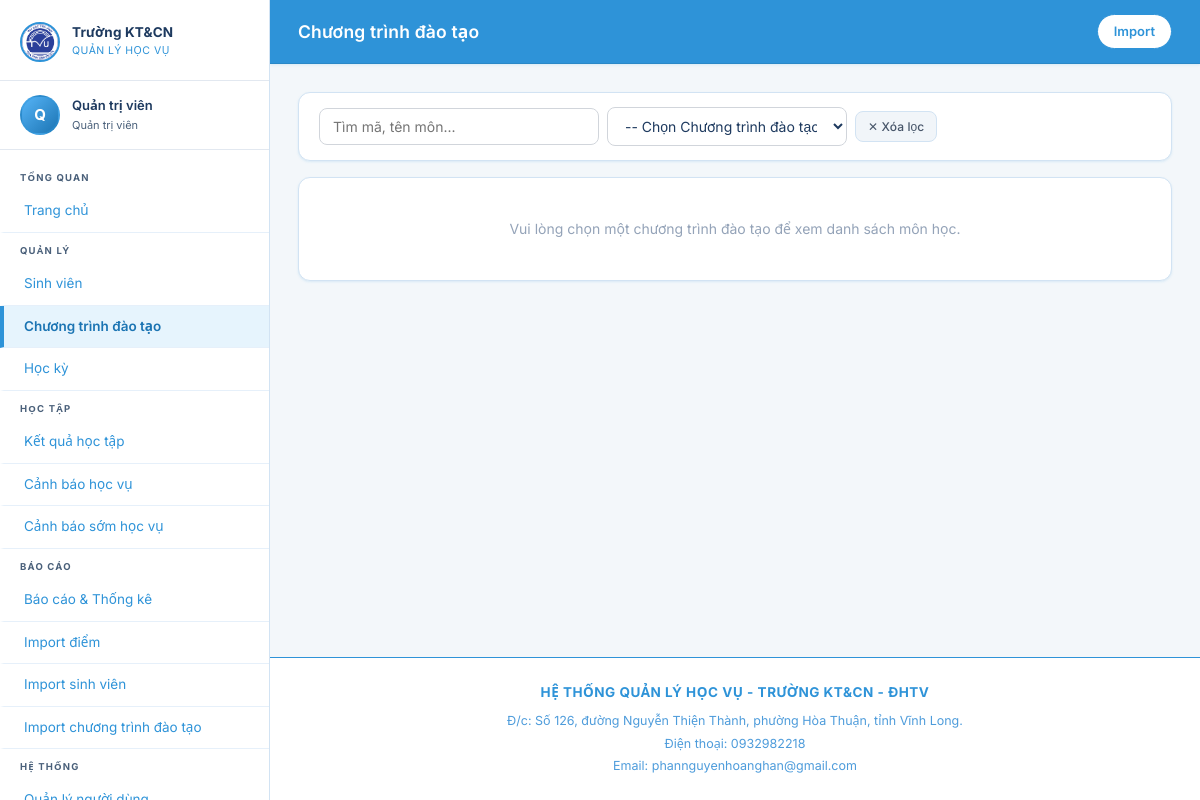
The page /students/monhoc/ (signed in) on the database its author committed.
### accounts/models.py (models this page shows, shortened)
class CustomUser(AbstractUser):
    ROLE_CHOICES = [
        ('admin', 'Quản trị viên'),
        ('giaovu', 'Giáo vụ'),
        ('covan', 'Cố vấn học tập'),
        ('sinhvien', 'Sinh viên'),
    ]
    role = models.CharField(max_length=20, choices=ROLE_CHOICES, default='sinhvien', verbose_name='Vai trò')
    full_name = models.CharField(max_length=200, blank=True, verbose_name='Họ và tên')
    phone = models.CharField(max_length=15, blank=True, verbose_name='Số điện thoại')
    class Meta:
        db_table = 'customuser'
        verbose_name = 'Người dùng'
        verbose_name_plural = 'Người dùng'
    @property
    def is_admin(self):
        return self.role == 'admin'
    @property
    def is_giaovu(self):
        return self.role == 'giaovu'
    @property
    def is_sinhvien(self):
        return self.role == 'sinhvien'

### students/views.py (the view, shortened to what this page needs)
# urls.py: path('monhoc/', views.monhoc_list, name='monhoc_list'),
@login_required
def monhoc_list(request):
    from collections import OrderedDict
    nganhs = Nganh.objects.all()
    nganh_id = request.GET.get('nganh', '')
    if not nganh_id:
        qs = MonHoc.objects.none()
    else:
        qs = MonHoc.objects.select_related('nganh').filter(nganh_id=nganh_id).order_by('-nam_hoc_ctdt', '-hoc_ky_ctdt', 'ma_mh')
    q = request.GET.get('q', '')
    grouped_data = OrderedDict()
    for hk_num in range(8, 0, -1):
        grouped_data[hk_num] = []
    grouped_data[None] = []
    final_grouped_data = OrderedDict()
    for hk_num, subjects in grouped_data.items():
        if len(subjects) > 0:
            final_grouped_data[hk_num] = subjects
    return render(request, 'students/monhoc_list.html', {
        'grouped_monhocs': final_grouped_data,
        'q': q,
        'nganhs': nganhs,
        'selected_nganh': nganh_id
    })

### templates/students/monhoc_list.html (shortened to what this page needs)
{% extends 'base.html' %}
{% block page_title %}Chương trình đào tạo{% endblock %}
{% block topbar_actions %}
{% if request.user.is_giaovu or request.user.is_admin %}
<a href="{% url 'students:import_monhoc' %}" class="btn-outline-tvu">Import</a>
{% endif %}
{% endblock %}
{% block content %}
<div class="card mb-3">
    <div class="card-body" style="padding:14px 20px">
        <form method="get" class="d-flex gap-2 align-items-center flex-wrap">
            <input type="text" name="q" value="{{ q }}" placeholder="Tìm mã, tên môn..." class="form-control" style="max-width:280px">
            <select name="nganh" class="form-select" style="max-width:240px">
                <option value="">-- Chọn Chương trình đào tạo --</option>
            </select>
            <a href="{% url 'students:monhoc_list' %}" class="btn btn-secondary btn-sm">✕ Xóa lọc</a>
        </form>
    </div>
</div>
<div id="table-container">
{% if grouped_monhocs %}
    {% for hk_num, subjects in grouped_monhocs.items %}
    <div class="card mb-4">
        <div class="card-header" style="background:linear-gradient(135deg, var(--primary), var(--primary-dark));color:white;border-radius:12px 12px 0 0;padding:10px 20px;display:flex;align-items:center;justify-content:space-between;flex-wrap:wrap;gap:8px;border-bottom:2px solid var(--accent)">
            <span class="card-title" style="color:white;font-size:15px">{% if hk_num %}Học kỳ {{ hk_num }}{% else %}Chưa phân loại học kỳ{% endif %}</span>
            <div style="font-size:12.5px;color:#cbd5e1">
                Số môn: <strong style="color:white">{{ subjects|length }}</strong>
            </div>
        </div>
        <div class="table-responsive">
            <table class="data-table">
                <thead>
                    <tr>
                        <th style="width: 120px">Mã MH</th>
                        <th>Tên môn học</th>
                        <th style="text-align:center; width: 80px">Số TC</th>
                        <th style="width: 150px">Loại</th>
                        <th>Chương trình</th>
                    </tr>
                </thead>
                <tbody>
                    {% for mh in subjects %}
                    <tr>
                        <td><strong>{{ mh.ma_mh }}</strong></td>
                        <td>{{ mh.ten_mh }}</td>
                        <td style="text-align:center"><strong>{{ mh.so_tc }}</strong></td>
                        <td><span class="badge badge-info">{{ mh.get_loai_display }}</span></td>
                        <td>{{ mh.nganh.ten_nganh|default:'-' }}</td>
                    </tr>
                    {% endfor %}
                </tbody>
            </table>
        </div>
    </div>
    {% endfor %}
{% else %}
<div class="card">
    <div class="card-body" style="text-align:center;padding:40px;color:#94a3b8">
        {% if not selected_nganh %}
        <p>Vui lòng chọn một chương trình đào tạo để xem danh sách môn học.</p>
        {% else %}
        <p>Không tìm thấy môn học nào.</p>
        {% endif %}
    </div>
</div>
{% endif %}
</div>
{% endblock %}

### templates/base.html (shortened to what this page needs)
<!DOCTYPE html>
<html lang="vi">
<head>
    <link rel="stylesheet" href="/static/css/main.css?v=1.0.5">
</head>
<body>
{% if user.is_authenticated %}
<aside class="sidebar" id="sidebar">
    <div class="sidebar-brand">
        <img src="/static/img/logo_tvu.png" alt="TVU Logo"
             style="width:40px;height:40px;border-radius:50%;object-fit:cover;flex-shrink:0">
        <div>
            <div class="brand-text">Trường KT&CN</div>
            <div class="brand-sub">Quản lý Học Vụ</div>
        </div>
    </div>
    <div class="sidebar-user">
        <div class="avatar">{{ user.full_name|first|upper|default:user.username|first|upper }}</div>
        <div class="user-info">
            <div class="user-name">{{ user.full_name|default:user.username }}</div>
            <div class="user-role">{{ user.get_role_display }}</div>
        </div>
    </div>
    <nav class="sidebar-nav">
        <div class="nav-section-title">Tổng quan</div>
        <a href="{% url 'dashboard:index' %}" class="{% if request.resolver_match.namespace == 'dashboard' and request.resolver_match.url_name == 'index' %}active{% endif %}">
            Trang chủ
        </a>
        {% if not user.is_sinhvien %}
        <div class="nav-section-title">Quản lý</div>
        <a href="{% url 'students:sinhvien_list' %}" class="{% if request.resolver_match.namespace == 'students' and 'sinhvien' in request.resolver_match.url_name %}active{% endif %}">
            Sinh viên
        </a>
        {% if user.is_giaovu or user.is_admin %}
        <a href="{% url 'students:monhoc_list' %}" class="{% if 'monhoc' in request.resolver_match.url_name %}active{% endif %}">
            Chương trình đào tạo
        </a>
        <a href="{% url 'students:hocky_list' %}" class="{% if 'hocky' in request.resolver_match.url_name %}active{% endif %}">
            Học kỳ
        </a>
        {% endif %}
        {% else %}
        <div class="nav-section-title">Thông tin</div>
        {% endif %}
        <div class="nav-section-title">Học tập</div>
        <a href="{% url 'results:ketqua_list' %}" class="{% if request.resolver_match.namespace == 'results' %}active{% endif %}">
            Kết quả học tập
        </a>
        <a href="{% url 'academic_warnings:canhbao_list' %}" class="{% if request.resolver_match.namespace == 'academic_warnings' and request.resolver_match.url_name == 'canhbao_list' %}active{% endif %}">
            Cảnh báo học vụ
        </a>
        <a href="{% url 'academic_warnings:canhbao_som_list' %}" class="{% if request.resolver_match.namespace == 'academic_warnings' and 'canhbao_som' in request.resolver_match.url_name %}active{% endif %}">
            Cảnh báo sớm học vụ
        </a>
        {% if not user.is_sinhvien %}
        <div class="nav-section-title">Báo cáo</div>
        <a href="{% url 'dashboard:bao_cao' %}" class="{% if request.resolver_match.url_name == 'bao_cao' %}active{% endif %}">
            Báo cáo & Thống kê
        </a>
        {% if user.is_giaovu or user.is_admin %}
        <a href="{% url 'results:import_diem' %}">
            Import điểm
        </a>
        <a href="{% url 'students:import_sinhvien' %}">
            Import sinh viên
        </a>
        <a href="{% url 'students:import_monhoc' %}">
            Import chương trình đào tạo
        </a>
        {% endif %}
        {% endif %}
        {% if user.is_admin %}
        <div class="nav-section-title">Hệ thống</div>
        <a href="{% url 'accounts:user_list' %}">
        </a>
        {% endif %}
    </nav>
</aside>
<div class="main-wrapper">
    <header class="topbar">
        <div class="topbar-title">{% block page_title %}Dashboard{% endblock %}</div>
        <div class="topbar-actions">
            {% block topbar_actions %}{% endblock %}
        </div>
    </header>
    <main class="page-content">
        {% block content %}{% endblock %}
    </main>
    <footer class="app-footer">
        <div class="footer-title">HỆ THỐNG QUẢN LÝ HỌC VỤ - TRƯỜNG KT&CN - ĐHTV</div>
        <div class="footer-line">Đ/c: Số 126, đường Nguyễn Thiện Thành, phường Hòa Thuận, tỉnh Vĩnh Long.</div>
        <div class="footer-line">Điện thoại: 0932982218</div>
        <div class="footer-line">Email: phannguyenhoanghan@gmail.com</div>
    </footer>
</div>
{% else %}
{% block auth_content %}{% endblock %}
{% endif %}
</body>
</html>

### rows shown on the page
CustomUser: full_name|first "Q", full_name "Quản trị viên", role "Quản trị viên"
